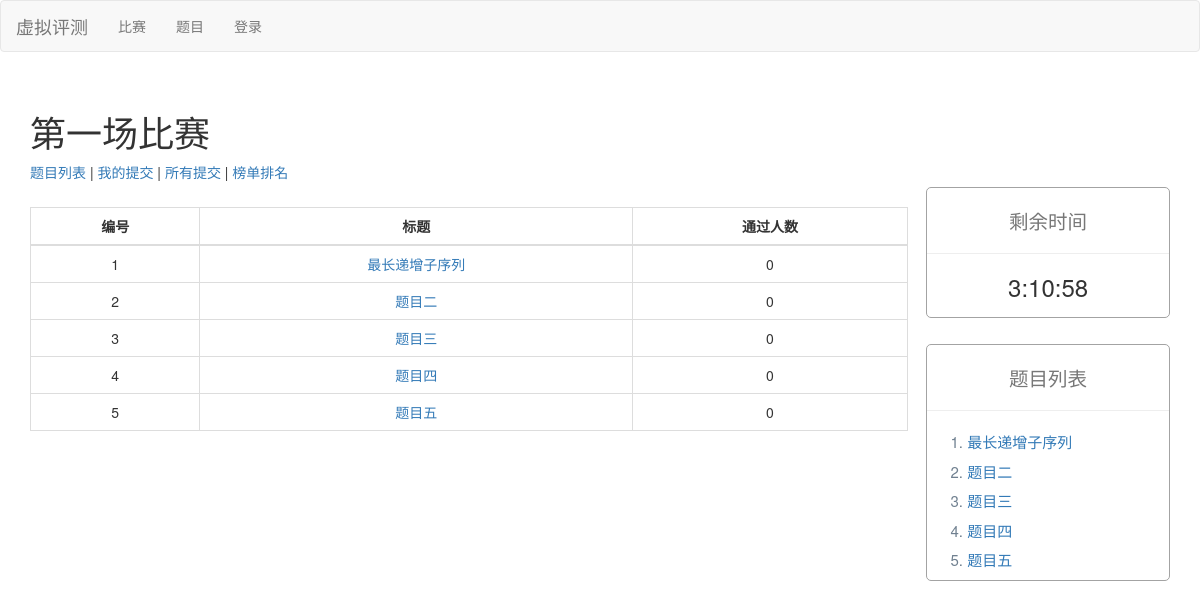
The app's page /contest/1/ with its own data.
### contest/models.py (models this page shows, shortened)
class Contest(models.Model):
    title = models.TextField()
    start_time = models.DateTimeField(auto_now=False, auto_now_add=False)
    end_time = models.DateTimeField(auto_now=False, auto_now_add=False)
    password = models.CharField(max_length=15)
    problem_id_list = models.TextField(default='[]')

### problem/models.py (models this page shows, shortened)
class Problem(models.Model):
    title = models.TextField(default='无可奉告')
    description = models.TextField(default='无可奉告')
    time_limit = models.TextField(default='无可奉告')
    memory_limit = models.TextField(default='无可奉告')
    problem_id = models.IntegerField(default=-1)  # oj上的题目id
    input_description = models.TextField(default='无可奉告')
    output_description = models.TextField(default='无可奉告')
    sample_input = models.TextField(default='无可奉告')
    sample_output = models.TextField(default='无可奉告')
    accept_count = models.IntegerField(default=0)
    score = models.IntegerField(default=0)

### contest/views.py (the view)
# urls.py: path('<int:contest_id>/',views.contest_view),
def contest_view(request, contest_id):
    print(str(request.session))
    contest = get_object_or_404(Contest, pk=contest_id)
    problem_id_list = eval(contest.problem_id_list)
    problem_list = Problem.objects.filter(id__in=problem_id_list)
    template_args = {
        'contest': contest,
        'problem_list': problem_list
    }
    return render(request, 'contest_view.html', template_args)

### templates/contest_view.html
{% extends 'contest_base.html' %}
{% block contest_base %}
<div >
    <br>
    <table class="table table-bordered text-center">
        <thead align="center">
            <tr>
                <th>编号</th>
                <th>标题</th>
                <th>通过人数</th>
            </tr>
        </thead>
        <tbody>
            {% for problem in problem_list %}
            <tr>
                <td>{{ forloop.counter }}</td>
                <td><a href="{{ problem.id }}">{{ problem.title }}</a></td>
                <td>{{ problem.accept_count }}</td>
            </tr>
            {% endfor %}
        </tbody>
    </table>
</div>
{% endblock contest_base %}

### templates/contest_base.html
{% extends 'base.html' %}
{% block base %}
<body>
    <div>
        <h1>{{ contest.title }}</h1>
        <div style="width:75%;height:25px;">
            <a href=".">题目列表</a> |
            <a href="mysubmit">我的提交</a> |
            <a href="judge">所有提交</a> |
            <a href="rank">榜单排名</a>
        </div>
        <div style="width:77%;height:200px;display: inline-block;">
            {% block contest_base %}
            {% endblock contest_base %}
        </div>
        <div style=" width:23%;height:100px;float : right;">
            <div class="text-center">
                <div style="margin-left: 7%;" class="border">
                    <h2 style="margin-top:5%"><small> 剩余时间 </small></h2>
                    <hr>
                    <h3 style="margin-bottom: 7%;">3:10:58</h3>
                </div>
            </div>
            <div style="margin-left: 7%;margin-top:10%;" class="border">
                <div style="height:15%">
                    <h2 style="margin-top:5%" class="text-center"><small> 题目列表 </small></h2>
                </div>
                <hr>
                <div>
                    <ol style="margin-top: 0%;">
                        {% for problem in problem_list %}
                        <li class="list_text"><a href="{{ problem.id }}">
                            {{ problem.title }}
                        </a></li>
                        {% endfor %}
                    </ol>
                </div>
            </div>
        </div>
    </div>
</body>
</html>
{% endblock base %}

### templates/base.html (style rules this page uses)
.table th, .table td { text-align: center; vertical-align: middle !important; }
.border { border: 1px solid rgb(163, 163, 163); border-radius: 5px; }
.list_text { color: slategray; font-size: 15px; margin-bottom: 8px; }

### records on screen
Contest: title "第一场比赛"
Problem: title "最长递增子序列", accept_count "0"
Problem: title "题目二", accept_count "0"
Problem: title "题目三", accept_count "0"
Problem: title "题目四", accept_count "0"
Problem: title "题目五", accept_count "0"
